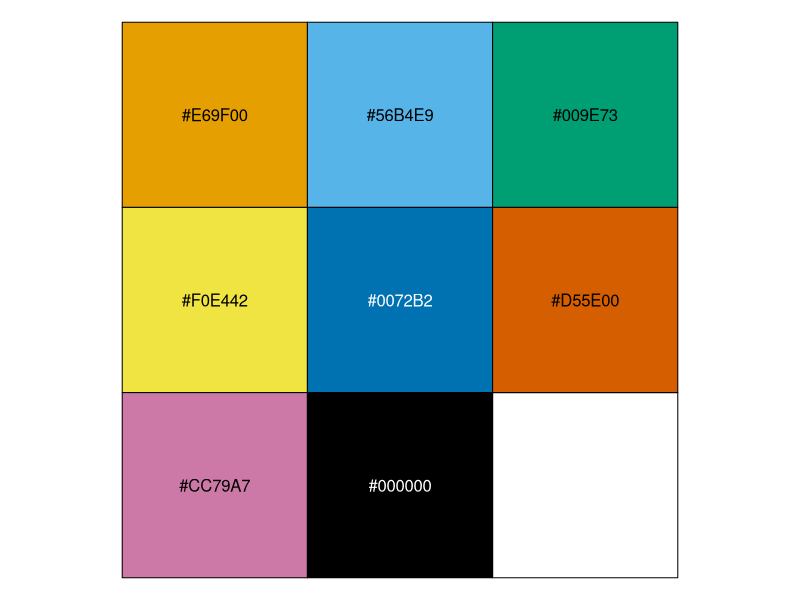

The R source for this figure: (Note: this script raises an error after producing the figure.)
##Load libraries & data ----
library(ggplot2)

all_data <- read.csv("./Clean_data/cleaned_merged_data.csv",
                     stringsAsFactors = F)

#Okabe and Ito 2008 colorblind-safe qualitative color scale ----
my_cols <- c("#E69F00", "#56B4E9", "#009E73", "#F0E442", "#0072B2",
             "#D55E00", "#CC79A7", "#000000")
scales::show_col(my_cols)

#Drop NA Density values
all_data <- all_data[!is.na(all_data$Density),]

#Recode phage presence
all_data$Phage_presence[all_data$Phage_presence == 1] <- "Phage present"
all_data$Phage_presence[all_data$Phage_presence == 0] <- "Phage absent"

#Reorder Pop levels
all_data$Pop <- factor(all_data$Pop,
                       levels = c("P_aeruginosa", "PT7",
                                  "PA14", "AB", "BC", "SA", "DMS3vir",
                                  "Klebsiella", "Pseudomonas", "Staphylococcus",
                                  "Kleb_phage"))

#Reorder competitor community levels
all_data$Bact_community <- 
  factor(all_data$Bact_community,
         levels = c("K", "P", "S", "K+P+S", 
                    "Pa", "Pa+Sa", "Pa+Sm", "Pa+Sa+Sm",
                    "PA", "PA+AB", "PA+BC", "PA+SA", "PA+AB+BC+SA", 
                    "PA+surfacemutant"))

#Get summarized values
all_data <- group_by(all_data, Study, Focal_strain, Bact_community,
                     Phage_presence, Time_day, Rep_pop, Pop)
all_data_repsum <- summarize(all_data,
                          dens_rep_avg = mean(Density, na.rm = TRUE),
                          dens_rep_sd = sd(Density, na.rm = TRUE),
                          dens_rep_n = sum(sapply(Density, is.numeric)))

##TODO check that repsum is correct!

all_data_repsum <- group_by(all_data_repsum,
                            Study, Focal_strain, Bact_community,
                            Phage_presence, Time_day, Pop)
all_data_popsum <- summarize(all_data_repsum,
                             dens_pop_avg = mean(dens_rep_avg),
                             dens_pop_sd = sd(dens_rep_avg, na.rm = TRUE),
                             dens_pop_n = sum(sapply(dens_rep_avg, is.numeric)))


#Plots ----
temp_repsum <- all_data_repsum[all_data_repsum$Study == "Mumford_Friman", ]
temp_popsum <- all_data_popsum[all_data_popsum$Study == "Mumford_Friman", ]
ggplot(data = temp_repsum, 
       aes(x = Time_day, y = dens_rep_avg+1, color = Pop)) +
  geom_point(alpha = 0.2, 
             #position = position_dodge(width = 1.5)
             ) +
  # geom_line(aes(group = interaction(Rep_pop, Competitor_community)),
  #           alpha = 0.2, position = position_dodge(width = 1.5)) +
  geom_point(data = temp_popsum, aes(y = dens_pop_avg+1),
             #position = position_dodge(width = 1.5), 
             size = 3) +
  geom_line(data = temp_popsum, aes(y = dens_pop_avg+1)) +
  facet_grid(Phage_presence ~ Focal_strain + Bact_community) +
  scale_y_continuous(trans = "log10") +
  scale_color_manual(values = my_cols)

temp_repsum <- all_data_repsum[all_data_repsum$Study == "Alseth_etal", ]
temp_popsum <- all_data_popsum[all_data_popsum$Study == "Alseth_etal", ]
ggplot(data = temp_repsum,
       aes(x = Time_day, y = dens_rep_avg+1,
           color = Pop)) +
  geom_point(alpha = 0.2) +
  geom_point(data = temp_popsum, aes(y = dens_pop_avg+1), size = 3) +
  geom_line(data = temp_popsum, aes(y = dens_pop_avg+1), lwd = 1) +
  facet_grid(Phage_presence~Bact_community) +
  scale_y_continuous(trans = "log10") +
  scale_color_manual(values = my_cols)

temp_repsum <- all_data_repsum[all_data_repsum$Study == "Johnke_etal", ]
temp_popsum <- all_data_popsum[all_data_popsum$Study == "Johnke_etal", ]
ggplot(data = temp_repsum,
       aes(x = Time_day, y = dens_rep_avg+1,
           color = Pop)) +
  geom_point(alpha = 0.2) +
  geom_point(data = temp_popsum, aes(y = dens_pop_avg+1), size = 3) +
  geom_line(data = temp_popsum, aes(y = dens_pop_avg+1), lwd = 1) +
  facet_grid(Phage_presence~Bact_community) +
  scale_y_continuous(trans = "log10") +
  scale_color_manual(values = my_cols)
